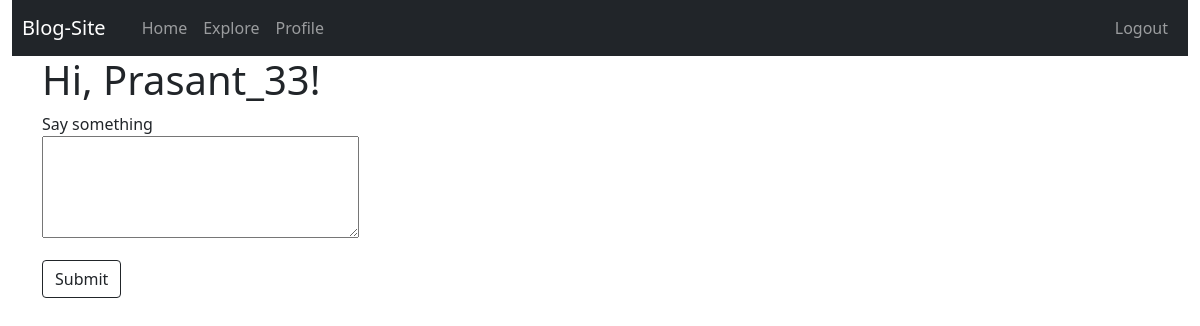
The page /index (signed in) on the database as committed earlier.
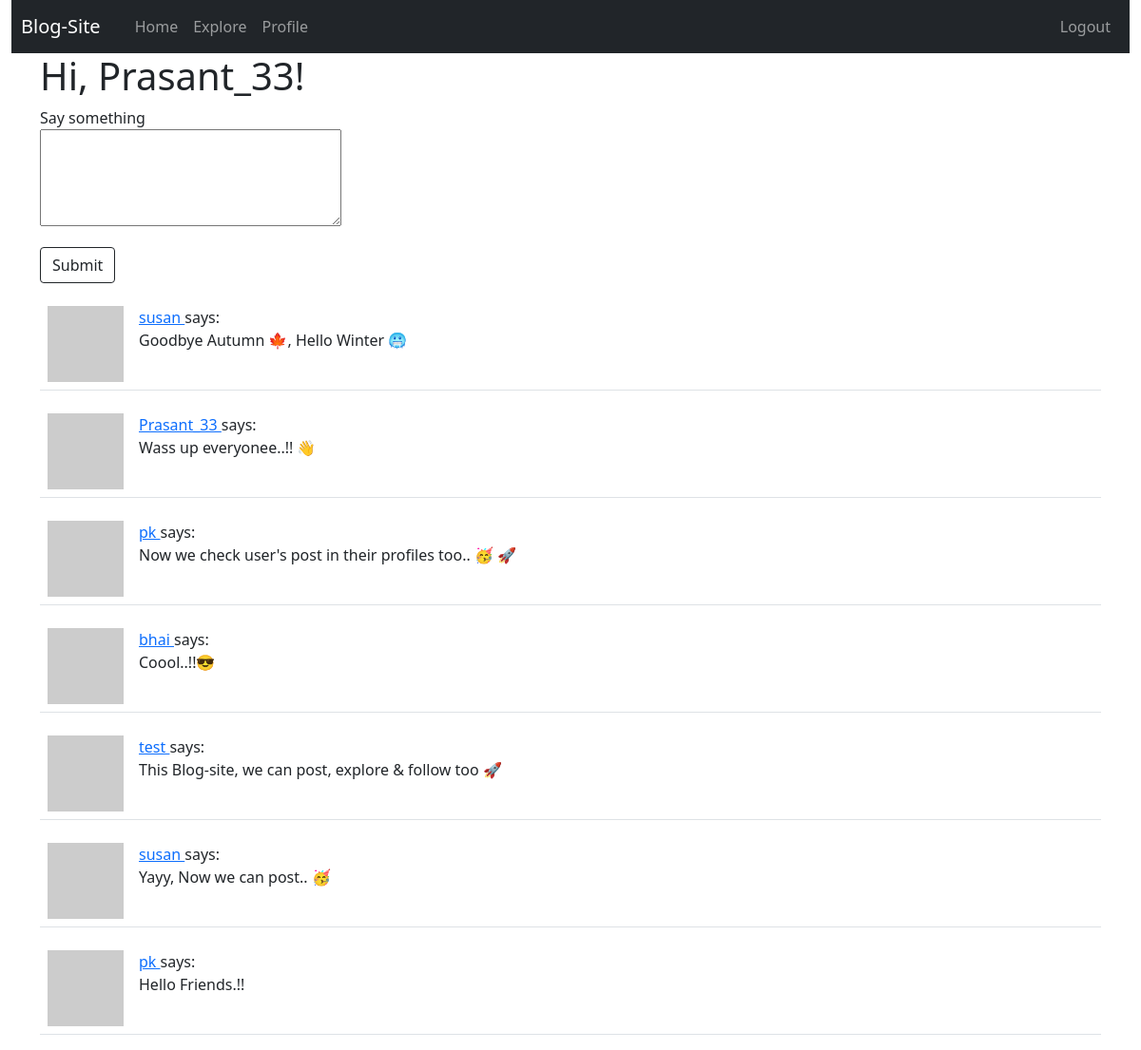
The same page on the database as committed later.
### app/models.py (models this page shows, shortened)
class User(UserMixin, db.Model):
    id = db.Column(db.Integer, primary_key=True)
    username = db.Column(db.String(64), index=True, unique=True)
    email = db.Column(db.String(120), index=True, unique=True)
    password_hash = db.Column(db.String(128))
    posts = db.relationship('Post', backref='author', lazy='dynamic')
    about_me = db.Column(db.String(140))
    last_seen = db.Column(db.DateTime, default=datetime.utcnow)
    def avatar(self, size):
        digest = md5(self.email.lower().encode('utf-8')).hexdigest()
        return 'https://www.gravatar.com/avatar/{}?d=identicon&s={}'.format(digest, size)
    followed = db.relationship(
        'User', secondary=followers,
        primaryjoin=(followers.c.follower_id == id),
        secondaryjoin=(followers.c.followed_id == id),
        backref=db.backref('followers', lazy='dynamic'), lazy='dynamic')
    def followed_posts(self):
        followed = Post.query.join(
            followers, (followers.c.followed_id == Post.user_id)).filter(
                followers.c.follower_id == self.id)
        own = Post.query.filter_by(user_id=self.id)
        return followed.union(own).order_by(Post.timestamp.desc())

class Post(db.Model):
    id = db.Column(db.Integer, primary_key=True)
    body = db.Column(db.String(180))
    timestamp = db.Column(db.DateTime, index=True, default=datetime.utcnow)
    user_id = db.Column(db.Integer, db.ForeignKey('user.id'))

### app/routes.py (the view)
@app.route('/', methods=['GET', 'POST'])
@app.route('/index', methods=['GET', 'POST'])
@login_required
def index():
    form = PostForm()
    if form.validate_on_submit():
        post = Post(body=form.post.data, author=current_user)
        db.session.add(post)
        db.session.commit()
        flash('Your post is now live!')
        return redirect(url_for('index'))
    page = request.args.get('page', 1, type=int)
    posts = current_user.followed_posts().paginate(
        page, app.config['POSTS_PER_PAGE'], False)
    next_url = url_for('index', page=posts.next_num) \
        if posts.has_prev else None
    prev_url = url_for('index', page=posts.prev_num) \
        if posts.has_prev else None
    return render_template("index.html", title = "Home Page",form=form, posts=posts.items,
                            next_url=next_url, prev_url=prev_url)

### app/forms.py
class PostForm(FlaskForm):
    post = TextAreaField('Say something',
            validators=[DataRequired(), Length(min=1, max=140)])
    submit = SubmitField('Submit')

### app/models.py (called while the page is built)
@login.user_loader
def load_user(id):
    return User.query.get(int(id))

### app/routes.py (called while the page is built)
@app.before_request
def before_request():
    if current_user.is_authenticated:
        current_user.last_seen = datetime.utcnow()
        db.session.commit()

### app/templates/index.html (shortened to what this page needs)
{% extends "base.html" %}
{% block content %}
    <h1>Hi, {{ current_user.username }}!</h1>
    {% if form %}
    <form action="" method="POST">
        <p>
            {{ form.post.label }}<br>
            {{ form.post(cols=32, rows=4) }}<br>
        </p>
        <p>{{ form.submit(class_="btn btn-outline-dark") }}</p>
    </form>
    {% endif %}
    {% for post in posts %}
        {% include '_post.html' %}
    {% endfor %}
{% endblock %}

### app/templates/base.html (shortened to what this page needs)
<!DOCTYPE html>
<html lang="en">
<head>
    <link href="https://cdn.jsdelivr.net/npm/bootstrap@5.1.3/dist/css/bootstrap.min.css" rel="stylesheet">
</head>
<body>
     <div class="container-fluid">
         <nav class="navbar navbar-expand-sm navbar-dark bg-dark" style="padding-left: 10px;">
            <a class="navbar-brand" href="{{ url_for('index') }}">Blog-Site</a>
            <div class="collapse navbar-collapse container-fluid justify-content-between" id="navbarSupportedContent">
                <ul class="navbar-nav mr-auto">
                    <li class="nav-item active">
                        <a class="nav-link" href="{{ url_for('index') }}">Home </a>
                    </li>
                    <li class="nav-item active">
                        <a class="nav-link" href="{{ url_for('explore') }}">Explore </a>
                    </li>
                    {% if current_user.is_anonymous %}
                    <li class="nav-item">
                        <a class="nav-link" href="{{ url_for('login') }}">Login</a>
                    </li>
                    {% else %}
                    <li class="nav-item">
                        <a class="nav-link" href="{{ url_for('user', username=current_user.username) }}">Profile</a>
                    </li>
                </ul>
                <ul class="navbar-nav mr-auto">
                    <li class="nav-item">
                        <a class="nav-link float-end" href="{{ url_for('logout') }}">Logout</a>
                    </li>
                    {% endif %}
                </ul>
            </div>
        </nav>
    </div>
    <div class="container-lg">
        {% block content %}{% endblock %}
    </div>
</body>
</html>

### app/templates/_post.html
<table class="table table-hover">
    <tr>
        <td width="70px">
            <a href="{{ url_for('user', username=post.author.username) }}">
                <img class="img-post" src="{{ post.author.avatar(70) }} " alt="user avatar">
            </a>
        </td>
        <td>
            <a href="{{ url_for('user', username=post.author.username) }}  ">
                {{ post.author.username }}
            </a>
            says: <br>
            {{ post.body }}
        </td>
    </tr>
</table>

Rows that differ between the two databases and show on the page:
added Post: author.username "susan", body "Goodbye Autumn 🍁, Hello Winter 🥶"
added Post: author.username "Prasant_33", body "Wass up everyonee..!! 👋"
added Post: author.username "pk", body "Now we check user's post in their profiles too.. 🥳 🚀"
added Post: author.username "bhai", body "Coool..!!😎"
added Post: author.username "test", body "This Blog-site, we can post, explore & follow too 🚀"
added Post: author.username "susan", body "Yayy, Now we can post.. 🥳"
added Post: author.username "pk", body "Hello Friends.!!"
